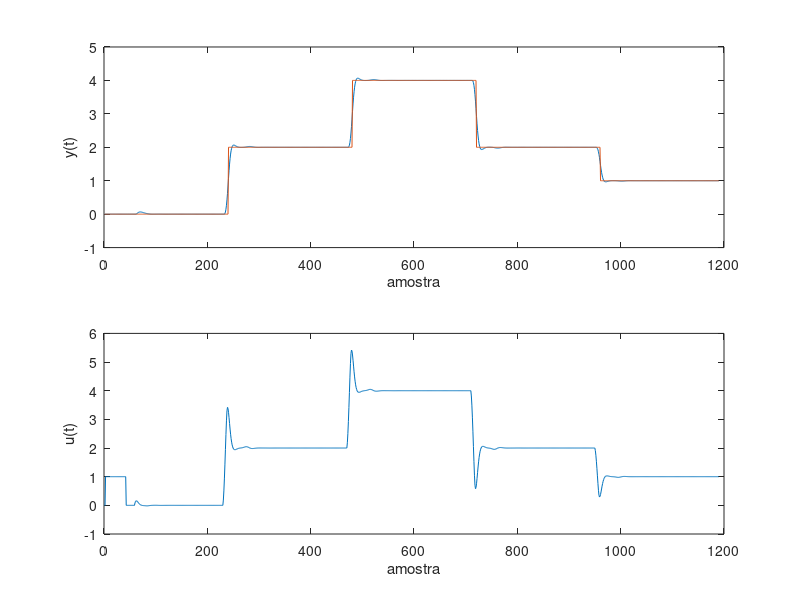

MATLAB code to generate this figure:
clear; close all; clc;
y(1:59) = 0; 
u(1:59) = 0;

%% Referência
yr = [0*ones(1,240)  2*ones(1,240)  4*ones(1,240)  2*ones(1,240)  1*ones(1,240)];

%% Parâmetros do controle
N  = 40;     % horizonte de predição
N1 = 1;      % início de predição
Ny = 10;     % horizonte de saída 
Nu = 6;      % horizonte de controle
lambda = 1;  % penalização do esforço de controle

%% Planta
nump = [1]; 
denp = [10 1];
Gp   = tf(nump, denp);     % modelo contínuo Gp(s) = 1/(10s+1)

Ts = 1;                    % período de amostragem 
Gd  = c2d(Gp, Ts, 'zoh');  % modelo discreto
[numd, dend] = tfdata(Gd, 'v');  
d = 2;                     % atraso 

%% Matriz dinâmica g (resposta ao degrau)
gx(1:5) = 0;           
u(1:5)  = 0;
u(3:N+2) = 1;          
for i = 5:N+3
    gx(i) = -dend(2)*gx(i-1) + numd(2)*u(i-d-1);
end
g = gx(4:length(gx));                     
g = [g  g(length(g))*ones(1, Ny)];       

G = zeros(Ny-N1+1, Nu);
for j = 1:Nu
    for i = 1:Ny-N1+1
        if (N1+i-1-j+1) > 0
            G(i,j) = g(N1+i-1-j+1);
        else
            G(i,j) = 0;
        end
    end
end

%% Malha de simulação
for t = 60:length(yr)-Ny

    % saída da planta
    y(t) = -dend(2)*y(t-1) + numd(2)*u(t-d-1);
    for j = N1:Ny
        cs = zeros(1, N);
        for i = 1:N
            cs(i) = ( g(j+i) - g(i) ) * ( u(t-i) - u(t-i-1) );
        end
        p(j) = y(t) + sum(cs);
        Eo(j-N1+1, 1) = yr(t+j) - p(j);   % erro de predição
    end

    % lei de controle
    DU = (G'*G + lambda*eye(Nu)) \ (G'*Eo);  
    u(t) = u(t-1) + DU(1);                  
end

%% Resultados
t = 1:length(yr)-Ny;
subplot(211), plot(t,y(t), t, yr(t)), ylabel('y(t)'), xlabel('amostra');
subplot(212), plot(t,u(t)), ylabel('u(t)'), xlabel('amostra');
